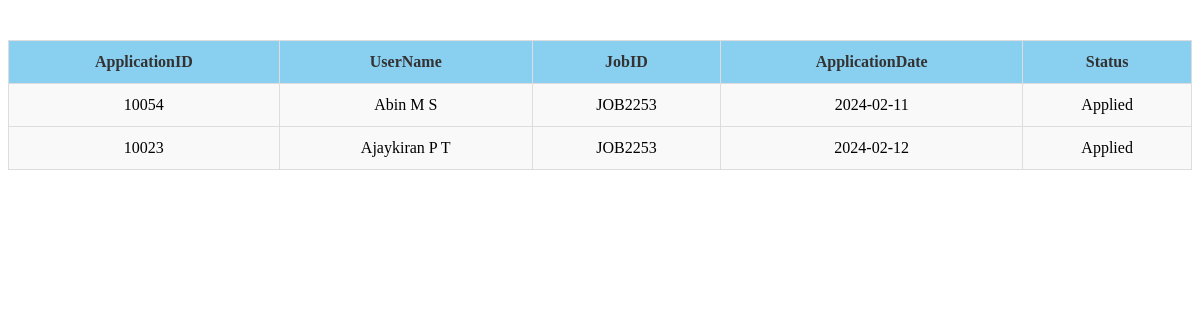
Page /Admin/application.php on the committed database.
### tables this page shows
CREATE TABLE `application` (
  `ApplicationID` int(11) NOT NULL,
  `UserName` varchar(15) NOT NULL,
  `JobID` varchar(10) NOT NULL,
  `ApplicationDate` date NOT NULL,
  `Status` varchar(10) NOT NULL
);

### Admin/application.php (the view, shortened to what this page needs)
<html lang="en">
<head>
</head>
<body>
<div class="application-results">
    <?php
        include 'connection.php';
        if ($conn->connect_error) {
            die("Connection failed: " . $conn->connect_error);
        } else {
            $sql = "SELECT * FROM application";
            $result = $conn->query($sql);
            if ($result->num_rows > 0) {
                echo "<table>
                        <tr>
                            <th>ApplicationID</th>
                            <th>UserName</th>
                            <th>JobID</th>
                            <th>ApplicationDate</th>
                            <th>Status</th>
                        </tr>";
                while($row = $result->fetch_assoc()) {
                    echo "<tr>
                            <td>" . $row["ApplicationID"]. "</td>
                            <td>" . $row["UserName"]. "</td>
                            <td>" . $row["JobID"]. "</td>
                            <td>" . $row["ApplicationDate"]. "</td>
                            <td>" . $row["Status"]. "</td>
                          </tr>";
                }
                echo "</table>";
            } else {
                echo "0 results";
            }
        }
    ?>
</div>
</body>
</html>

### Admin/application.php (style rules this page uses)
.application-results { margin-top: 40px; }
.application-results table { width: 100%; border-collapse: collapse; }
.application-results th, .application-results td { border: 1px solid #ddd; padding: 12px; text-align: center; }
.application-results th { background-color: #89CFF0; color: #333; }
.application-results td { background-color: #f9f9f9; }

### rows in the picture
application: ApplicationID "10054", UserName "Abin M S", JobID "JOB2253", ApplicationDate "2024-02-11", Status "Applied"
application: ApplicationID "10023", UserName "Ajaykiran P T", JobID "JOB2253", ApplicationDate "2024-02-12", Status "Applied"
